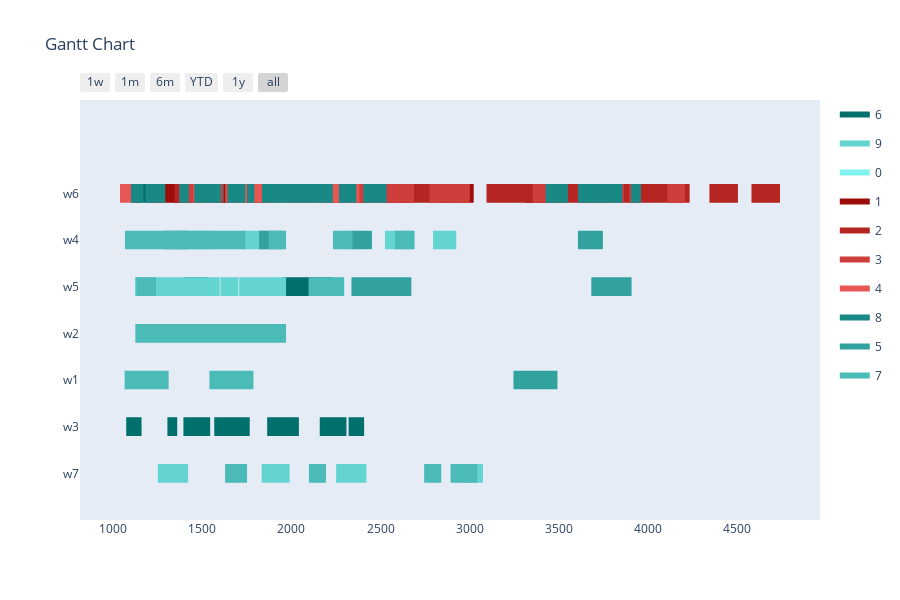

Source (notebook cell):
### Markdown cell above
Config 3 - Only valid mutations for time slots

### Code cell
optimizer = BaseGA(env)
optimizer.configure('tardiness', 'twopointcrossover', 'roulettewheel', 'onlyfeasibletimeslot')
last_time_slot = 0
for order in orders:
    if order[1] > last_time_slot:
        last_time_slot = order[1]
# all parameters after offspring_amount are optional (in this case -> verbose=True)
result, best_fitness_history, average_fitness_history, best_generation_history, feasible_gen = optimizer.optimize(orders, max_generations, earliest_time_slot, last_time_slot, population_size, offspring_amount, verbose=True)
workstation_assignments = reformat_result(result, orders, env)
visualize(workstation_assignments, best_fitness_history, average_fitness_history, best_generation_history, feasible_gen)

### Figure 1 — Plotly figure (JSON) as saved in the notebook; plotly's stock layout.template omitted (floating-point values rounded to 4 significant figures; data arrays with more than 128 entries replaced by an {"elided": "..."} marker saying what was removed)
{"data": [{"fill": "toself", "fillcolor": "rgb(0, 112, 109)", "hoverinfo": "name", "legendgroup": "rgb(0, 112, 109)", "mode": "none", "name": "6", "type": "scatter", "x": [1161, 1266, 1266, 1161, 1161, 656, 806, 806, 656, 656, 1359, 1452, 1452, 1359, 1359, 1124, 1219, 1219, 1124, 1124, 694, 778, 778, 694, 694, 1567, 1672, 1672, 1567, 1567, 1338, 1488, 1488, 1338, 1338, 2281, 2365, 2365, 2281, 2281, 1947, 2087, 2087, 1947, 1947, 1397, 1537, 1537, 1397, 1397, 2079, 2219, 2219, 2079, 2079, 1422, 1488, 1488, 1422, 1422, 1567, 1745, 1745, 1567, 1567, 1588, 1766, 1766, 1588, 1588, 1304, 1359, 1359, 1304, 1304, 1394, 1544, 1544, 1394, 1394, 1864, 2042, 2042, 1864, 1864, 1073, 1159, 1159, 1073, 1073, 2159, 2309, 2309, 2159, 2159, 787, 863, 863, 787, 787, 2321, 2408, 2408, 2321], "y": [5.8, 5.8, 6.2, 6.2, null, 5.8, 5.8, 6.2, 6.2, null, 5.8, 5.8, 6.2, 6.2, null, 5.8, 5.8, 6.2, 6.2, null, 5.8, 5.8, 6.2, 6.2, null, 5.8, 5.8, 6.2, 6.2, null, 5.8, 5.8, 6.2, 6.2, null, 5.8, 5.8, 6.2, 6.2, null, 3.8, 3.8, 4.2, 4.2, null, 3.8, 3.8, 4.2, 4.2, null, 3.8, 3.8, 4.2, 4.2, null, 0.8, 0.8, 1.2, 1.2, null, 0.8, 0.8, 1.2, 1.2, null, 0.8, 0.8, 1.2, 1.2, null, 0.8, 0.8, 1.2, 1.2, null, 0.8, 0.8, 1.2, 1.2, null, 0.8, 0.8, 1.2, 1.2, null, 0.8, 0.8, 1.2, 1.2, null, 0.8, 0.8, 1.2, 1.2, null, 0.8, 0.8, 1.2, 1.2, null, 0.8, 0.8, 1.2, 1.2]}, {"fill": "toself", "fillcolor": "rgb(100, 212, 209)", "hoverinfo": "name", "legendgroup": "rgb(100, 212, 209)", "mode": "none", "name": "9", "type": "scatter", "x": [1417, 1527, 1527, 1417, 1417, 1447, 1567, 1567, 1447, 1447, 1734, 1844, 1844, 1734, 1734, 2525, 2665, 2665, 2525, 2525, 826, 956, 956, 826, 826, 1747, 1857, 1857, 1747, 1747, 2795, 2925, 2925, 2795, 2795, 1371, 1501, 1501, 1371, 1371, 888, 998, 998, 888, 888, 1602, 1707, 1707, 1602, 1602, 1598, 1703, 1703, 1598, 1598, 922, 1122, 1122, 922, 922, 393, 525, 525, 393, 393, 1833, 1956, 1956, 1833, 1833, 1867, 1990, 1990, 1867, 1867, 2251, 2421, 2421, 2251, 2251, 1250, 1420, 1420, 1250, 1250, 2952, 3075, 3075, 2952], "y": [4.8, 4.8, 5.2, 5.2, null, 4.8, 4.8, 5.2, 5.2, null, 4.8, 4.8, 5.2, 5.2, null, 4.8, 4.8, 5.2, 5.2, null, 4.8, 4.8, 5.2, 5.2, null, 4.8, 4.8, 5.2, 5.2, null, 4.8, 4.8, 5.2, 5.2, null, 4.8, 4.8, 5.2, 5.2, null, 3.8, 3.8, 4.2, 4.2, null, 3.8, 3.8, 4.2, 4.2, null, 3.8, 3.8, 4.2, 4.2, null, 3.8, 3.8, 4.2, 4.2, null, 2.8, 2.8, 3.2, 3.2, null, -0.2, -0.2, 0.2, 0.2, null, -0.2, -0.2, 0.2, 0.2, null, -0.2, -0.2, 0.2, 0.2, null, -0.2, -0.2, 0.2, 0.2, null, -0.2, -0.2, 0.2, 0.2]}, {"fill": "toself", "fillcolor": "rgb(131, 243, 240)", "hoverinfo": "name", "legendgroup": "rgb(131, 243, 240)", "mode": "none", "name": "0", "type": "scatter", "x": [326, 392, 392, 326, 326, 328, 473, 473, 328, 328, 350, 486, 486, 350, 350, 208, 458, 458, 208, 208, 265, 410, 410, 265, 265, 288, 424, 424, 288, 288, 219, 355, 355, 219, 219, 463, 559, 559, 463, 463, 293, 543, 543, 293, 293, 435, 608, 608, 435, 435, 202, 344, 344, 202, 202, 282, 424, 424, 282, 282, 272, 436, 436, 272, 272, 309, 534, 534, 309, 309, 276, 490, 490, 276], "y": [5.8, 5.8, 6.2, 6.2, null, 5.8, 5.8, 6.2, 6.2, null, 5.8, 5.8, 6.2, 6.2, null, 5.8, 5.8, 6.2, 6.2, null, 5.8, 5.8, 6.2, 6.2, null, 5.8, 5.8, 6.2, 6.2, null, 5.8, 5.8, 6.2, 6.2, null, 5.8, 5.8, 6.2, 6.2, null, 5.8, 5.8, 6.2, 6.2, null, 5.8, 5.8, 6.2, 6.2, null, 5.8, 5.8, 6.2, 6.2, null, 5.8, 5.8, 6.2, 6.2, null, 5.8, 5.8, 6.2, 6.2, null, 5.8, 5.8, 6.2, 6.2, null, 5.8, 5.8, 6.2, 6.2]}, {"fill": "toself", "fillcolor": "rgb(156, 12, 9)", "hoverinfo": "name", "legendgroup": "rgb(156, 12, 9)", "mode": "none", "name": "1", "type": "scatter", "x": [605, 725, 725, 605, 605, 946, 1156, 1156, 946, 946, 3314, 3444, 3444, 3314, 3314, 1807, 1907, 1907, 1807, 1807, 2272, 2377, 2377, 2272, 2272, 3432, 3532, 3532, 3432, 3432, 2893, 3023, 3023, 2893, 2893, 3647, 3780, 3780, 3647, 3647, 2837, 2970, 2970, 2837, 2837, 1708, 1823, 1823, 1708, 1708, 1423, 1523, 1523, 1423, 1423, 1475, 1685, 1685, 1475, 1475, 273, 388, 388, 273, 273, 251, 356, 356, 251, 251, 1993, 2085, 2085, 1993, 1993, 1130, 1218, 1218, 1130, 1130, 1761, 2001, 2001, 1761, 1761, 2395, 2483, 2483, 2395, 2395, 1753, 1873, 1873, 1753, 1753, 274, 466, 466, 274, 274, 2416, 2656, 2656, 2416, 2416, 2329, 2434, 2434, 2329, 2329, 1450, 1690, 1690, 1450], "y": [5.8, 5.8, 6.2, 6.2, null, 5.8, 5.8, 6.2, 6.2, null, 5.8, 5.8, 6.2, 6.2, null, 5.8, 5.8, 6.2, 6.2, null, 5.8, 5.8, 6.2, 6.2, null, 5.8, 5.8, 6.2, 6.2, null, 5.8, 5.8, 6.2, 6.2, null, 5.8, 5.8, 6.2, 6.2, null, 5.8, 5.8, 6.2, 6.2, null, 5.8, 5.8, 6.2, 6.2, null, 5.8, 5.8, 6.2, 6.2, null, 5.8, 5.8, 6.2, 6.2, null, 5.8, 5.8, 6.2, 6.2, null, 5.8, 5.8, 6.2, 6.2, null, 5.8, 5.8, 6.2, 6.2, null, 5.8, 5.8, 6.2, 6.2, null, 5.8, 5.8, 6.2, 6.2, null, 5.8, 5.8, 6.2, 6.2, null, 5.8, 5.8, 6.2, 6.2, null, 5.8, 5.8, 6.2, 6.2, null, 5.8, 5.8, 6.2, 6.2, null, 5.8, 5.8, 6.2, 6.2, null, 5.8, 5.8, 6.2, 6.2]}, {"fill": "toself", "fillcolor": "rgb(181, 37, 34)", "hoverinfo": "name", "legendgroup": "rgb(181, 37, 34)", "mode": "none", "name": "2", "type": "scatter", "x": {"elided": "134 int values"}, "y": {"elided": "134 float values"}}, {"fill": "toself", "fillcolor": "rgb(206, 62, 59)", "hoverinfo": "name", "legendgroup": "rgb(206, 62, 59)", "mode": "none", "name": "3", "type": "scatter", "x": [2584, 2671, 2671, 2584, 2584, 1627, 1724, 1724, 1627, 1627, 776, 901, 901, 776, 776, 2775, 2955, 2955, 2775, 2775, 2152, 2275, 2275, 2152, 2152, 2500, 2615, 2615, 2500, 2500, 3612, 3772, 3772, 3612, 3612, 3692, 3788, 3788, 3692, 3692, 2811, 3001, 3001, 2811, 2811, 3681, 3866, 3866, 3681, 3681, 2498, 2688, 2688, 2498, 2498, 1204, 1291, 1291, 1204, 1204, 2135, 2295, 2295, 2135, 2135, 1557, 1619, 1619, 1557, 1557, 3354, 3477, 3477, 3354, 3354, 3896, 3952, 3952, 3896, 3896, 3398, 3518, 3518, 3398, 3398, 627, 683, 683, 627, 627, 2348, 2435, 2435, 2348, 2348, 1370, 1555, 1555, 1370, 1370, 419, 539, 539, 419, 419, 3649, 3705, 3705, 3649, 3649, 4109, 4209, 4209, 4109], "y": [5.8, 5.8, 6.2, 6.2, null, 5.8, 5.8, 6.2, 6.2, null, 5.8, 5.8, 6.2, 6.2, null, 5.8, 5.8, 6.2, 6.2, null, 5.8, 5.8, 6.2, 6.2, null, 5.8, 5.8, 6.2, 6.2, null, 5.8, 5.8, 6.2, 6.2, null, 5.8, 5.8, 6.2, 6.2, null, 5.8, 5.8, 6.2, 6.2, null, 5.8, 5.8, 6.2, 6.2, null, 5.8, 5.8, 6.2, 6.2, null, 5.8, 5.8, 6.2, 6.2, null, 5.8, 5.8, 6.2, 6.2, null, 5.8, 5.8, 6.2, 6.2, null, 5.8, 5.8, 6.2, 6.2, null, 5.8, 5.8, 6.2, 6.2, null, 5.8, 5.8, 6.2, 6.2, null, 5.8, 5.8, 6.2, 6.2, null, 5.8, 5.8, 6.2, 6.2, null, 5.8, 5.8, 6.2, 6.2, null, 5.8, 5.8, 6.2, 6.2, null, 5.8, 5.8, 6.2, 6.2, null, 5.8, 5.8, 6.2, 6.2]}, {"fill": "toself", "fillcolor": "rgb(231, 87, 84)", "hoverinfo": "name", "legendgroup": "rgb(231, 87, 84)", "mode": "none", "name": "4", "type": "scatter", "x": [1866, 2116, 2116, 1866, 1866, 2167, 2381, 2381, 2167, 2167, 1126, 1281, 1281, 1126, 1126, 2184, 2348, 2348, 2184, 2184, 1979, 2144, 2144, 1979, 1979, 1812, 1985, 1985, 1812, 1812, 1636, 1886, 1886, 1636, 1636, 1284, 1449, 1449, 1284, 1284, 2435, 2500, 2500, 2435, 2435, 962, 1038, 1038, 962, 962, 712, 926, 926, 712, 712, 1799, 1935, 1935, 1799, 1799, 1718, 1883, 1883, 1718, 1718, 1556, 1711, 1711, 1556, 1556, 225, 398, 398, 225], "y": [5.8, 5.8, 6.2, 6.2, null, 5.8, 5.8, 6.2, 6.2, null, 5.8, 5.8, 6.2, 6.2, null, 5.8, 5.8, 6.2, 6.2, null, 5.8, 5.8, 6.2, 6.2, null, 5.8, 5.8, 6.2, 6.2, null, 5.8, 5.8, 6.2, 6.2, null, 5.8, 5.8, 6.2, 6.2, null, 5.8, 5.8, 6.2, 6.2, null, 5.8, 5.8, 6.2, 6.2, null, 5.8, 5.8, 6.2, 6.2, null, 5.8, 5.8, 6.2, 6.2, null, 5.8, 5.8, 6.2, 6.2, null, 5.8, 5.8, 6.2, 6.2, null, 5.8, 5.8, 6.2, 6.2]}, {"fill": "toself", "fillcolor": "rgb(25, 137, 134)", "hoverinfo": "name", "legendgroup": "rgb(25, 137, 134)", "mode": "none", "name": "8", "type": "scatter", "x": [2117, 2232, 2232, 2117, 2117, 1835, 1932, 1932, 1835, 1835, 232, 362, 362, 232, 232, 1181, 1371, 1371, 1181, 1181, 1499, 1614, 1614, 1499, 1499, 940, 1100, 1100, 940, 940, 1455, 1511, 1511, 1455, 1455, 1169, 1292, 1292, 1169, 1169, 3906, 3962, 3962, 3906, 3906, 1864, 1920, 1920, 1864, 1864, 2074, 2194, 2194, 2074, 2074, 3737, 3857, 3857, 3737, 3737, 3609, 3769, 3769, 3609, 3609, 1792, 1982, 1982, 1792, 1792, 1424, 1604, 1604, 1424, 1424, 3427, 3552, 3552, 3427, 3427, 1618, 1741, 1741, 1618, 1618, 2267, 2364, 2364, 2267, 2267, 2404, 2534, 2534, 2404, 2404, 1884, 2074, 2074, 1884, 1884, 430, 486, 486, 430, 430, 1934, 2084, 2084, 1934, 1934, 1641, 1751, 1751, 1641], "y": [5.8, 5.8, 6.2, 6.2, null, 5.8, 5.8, 6.2, 6.2, null, 5.8, 5.8, 6.2, 6.2, null, 5.8, 5.8, 6.2, 6.2, null, 5.8, 5.8, 6.2, 6.2, null, 5.8, 5.8, 6.2, 6.2, null, 5.8, 5.8, 6.2, 6.2, null, 5.8, 5.8, 6.2, 6.2, null, 5.8, 5.8, 6.2, 6.2, null, 5.8, 5.8, 6.2, 6.2, null, 5.8, 5.8, 6.2, 6.2, null, 5.8, 5.8, 6.2, 6.2, null, 5.8, 5.8, 6.2, 6.2, null, 5.8, 5.8, 6.2, 6.2, null, 5.8, 5.8, 6.2, 6.2, null, 5.8, 5.8, 6.2, 6.2, null, 5.8, 5.8, 6.2, 6.2, null, 5.8, 5.8, 6.2, 6.2, null, 5.8, 5.8, 6.2, 6.2, null, 5.8, 5.8, 6.2, 6.2, null, 5.8, 5.8, 6.2, 6.2, null, 5.8, 5.8, 6.2, 6.2, null, 5.8, 5.8, 6.2, 6.2]}, {"fill": "toself", "fillcolor": "rgb(50, 162, 159)", "hoverinfo": "name", "legendgroup": "rgb(50, 162, 159)", "mode": "none", "name": "5", "type": "scatter", "x": [3608, 3748, 3748, 3608, 3608, 1819, 1949, 1949, 1819, 1819, 476, 586, 586, 476, 476, 676, 786, 786, 676, 676, 222, 352, 352, 222, 222, 2332, 2452, 2452, 2332, 2332, 1282, 1412, 1412, 1282, 1282, 2337, 2457, 2457, 2337, 2337, 3683, 3803, 3803, 3683, 3683, 2121, 2241, 2241, 2121, 2121, 2563, 2673, 2673, 2563, 2563, 2449, 2569, 2569, 2449, 2449, 2430, 2535, 2535, 2430, 2430, 3709, 3909, 3909, 3709, 3709, 244, 467, 467, 244, 244, 316, 448, 448, 316, 316, 3246, 3493, 3493, 3246, 3246, 462, 709, 709, 462], "y": [4.8, 4.8, 5.2, 5.2, null, 4.8, 4.8, 5.2, 5.2, null, 4.8, 4.8, 5.2, 5.2, null, 4.8, 4.8, 5.2, 5.2, null, 4.8, 4.8, 5.2, 5.2, null, 4.8, 4.8, 5.2, 5.2, null, 4.8, 4.8, 5.2, 5.2, null, 3.8, 3.8, 4.2, 4.2, null, 3.8, 3.8, 4.2, 4.2, null, 3.8, 3.8, 4.2, 4.2, null, 3.8, 3.8, 4.2, 4.2, null, 3.8, 3.8, 4.2, 4.2, null, 3.8, 3.8, 4.2, 4.2, null, 3.8, 3.8, 4.2, 4.2, null, 2.8, 2.8, 3.2, 3.2, null, 2.8, 2.8, 3.2, 3.2, null, 1.8, 1.8, 2.2, 2.2, null, 1.8, 1.8, 2.2, 2.2]}, {"fill": "toself", "fillcolor": "rgb(75, 187, 184)", "hoverinfo": "name", "legendgroup": "rgb(75, 187, 184)", "mode": "none", "name": "7", "type": "scatter", "x": [2581, 2691, 2691, 2581, 2581, 2233, 2343, 2343, 2233, 2233, 936, 1066, 1066, 936, 936, 1742, 1872, 1872, 1742, 1742, 308, 418, 418, 308, 308, 229, 339, 339, 229, 229, 532, 652, 652, 532, 532, 425, 545, 545, 425, 425, 2096, 2296, 2296, 2096, 2096, 1130, 1240, 1240, 1130, 1130, 901, 1124, 1124, 901, 901, 1064, 1311, 1311, 1064, 1064, 1540, 1787, 1787, 1540, 1540, 2745, 2841, 2841, 2745, 2745, 2896, 2992, 2992, 2896, 2896, 2893, 3043, 3043, 2893, 2893, 1628, 1751, 1751, 1628, 1628, 2098, 2194, 2194, 2098], "y": [4.8, 4.8, 5.2, 5.2, null, 4.8, 4.8, 5.2, 5.2, null, 4.8, 4.8, 5.2, 5.2, null, 4.8, 4.8, 5.2, 5.2, null, 4.8, 4.8, 5.2, 5.2, null, 4.8, 4.8, 5.2, 5.2, null, 4.8, 4.8, 5.2, 5.2, null, 4.8, 4.8, 5.2, 5.2, null, 3.8, 3.8, 4.2, 4.2, null, 3.8, 3.8, 4.2, 4.2, null, 2.8, 2.8, 3.2, 3.2, null, 1.8, 1.8, 2.2, 2.2, null, 1.8, 1.8, 2.2, 2.2, null, -0.2, -0.2, 0.2, 0.2, null, -0.2, -0.2, 0.2, 0.2, null, -0.2, -0.2, 0.2, 0.2, null, -0.2, -0.2, 0.2, 0.2, null, -0.2, -0.2, 0.2, 0.2]}, {"legendgroup": "rgb(0, 112, 109)", "marker": {"color": "rgb(0, 112, 109)", "opacity": 0, "size": 1}, "mode": "markers", "name": "", "showlegend": false, "text": [null, null, null, null, null, null, null, null, null, null, null, null, null, null, null, null, null, null, null, null, null, null, null, null, null, null, null, null, null, null, null, null, null, null, null, null, null, null, null, null, null, null], "type": "scatter", "x": [1161, 1266, 656, 806, 1359, 1452, 1124, 1219, 694, 778, 1567, 1672, 1338, 1488, 2281, 2365, 1947, 2087, 1397, 1537, 2079, 2219, 1422, 1488, 1567, 1745, 1588, 1766, 1304, 1359, 1394, 1544, 1864, 2042, 1073, 1159, 2159, 2309, 787, 863, 2321, 2408], "y": [6, 6, 6, 6, 6, 6, 6, 6, 6, 6, 6, 6, 6, 6, 6, 6, 4, 4, 4, 4, 4, 4, 1, 1, 1, 1, 1, 1, 1, 1, 1, 1, 1, 1, 1, 1, 1, 1, 1, 1, 1, 1]}, {"legendgroup": "rgb(100, 212, 209)", "marker": {"color": "rgb(100, 212, 209)", "opacity": 0, "size": 1}, "mode": "markers", "name": "", "showlegend": false, "text": [null, null, null, null, null, null, null, null, null, null, null, null, null, null, null, null, null, null, null, null, null, null, null, null, null, null, null, null, null, null, null, null, null, null, null, null], "type": "scatter", "x": [1417, 1527, 1447, 1567, 1734, 1844, 2525, 2665, 826, 956, 1747, 1857, 2795, 2925, 1371, 1501, 888, 998, 1602, 1707, 1598, 1703, 922, 1122, 393, 525, 1833, 1956, 1867, 1990, 2251, 2421, 1250, 1420, 2952, 3075], "y": [5, 5, 5, 5, 5, 5, 5, 5, 5, 5, 5, 5, 5, 5, 5, 5, 4, 4, 4, 4, 4, 4, 4, 4, 3, 3, 0, 0, 0, 0, 0, 0, 0, 0, 0, 0]}, {"legendgroup": "rgb(131, 243, 240)", "marker": {"color": "rgb(131, 243, 240)", "opacity": 0, "size": 1}, "mode": "markers", "name": "", "showlegend": false, "text": [null, null, null, null, null, null, null, null, null, null, null, null, null, null, null, null, null, null, null, null, null, null, null, null, null, null, null, null, null, null], "type": "scatter", "x": [326, 392, 328, 473, 350, 486, 208, 458, 265, 410, 288, 424, 219, 355, 463, 559, 293, 543, 435, 608, 202, 344, 282, 424, 272, 436, 309, 534, 276, 490], "y": [6, 6, 6, 6, 6, 6, 6, 6, 6, 6, 6, 6, 6, 6, 6, 6, 6, 6, 6, 6, 6, 6, 6, 6, 6, 6, 6, 6, 6, 6]}, {"legendgroup": "rgb(156, 12, 9)", "marker": {"color": "rgb(156, 12, 9)", "opacity": 0, "size": 1}, "mode": "markers", "name": "", "showlegend": false, "text": [null, null, null, null, null, null, null, null, null, null, null, null, null, null, null, null, null, null, null, null, null, null, null, null, null, null, null, null, null, null, null, null, null, null, null, null, null, null, null, null, null, null, null, null, null, null], "type": "scatter", "x": [605, 725, 946, 1156, 3314, 3444, 1807, 1907, 2272, 2377, 3432, 3532, 2893, 3023, 3647, 3780, 2837, 2970, 1708, 1823, 1423, 1523, 1475, 1685, 273, 388, 251, 356, 1993, 2085, 1130, 1218, 1761, 2001, 2395, 2483, 1753, 1873, 274, 466, 2416, 2656, 2329, 2434, 1450, 1690], "y": [6, 6, 6, 6, 6, 6, 6, 6, 6, 6, 6, 6, 6, 6, 6, 6, 6, 6, 6, 6, 6, 6, 6, 6, 6, 6, 6, 6, 6, 6, 6, 6, 6, 6, 6, 6, 6, 6, 6, 6, 6, 6, 6, 6, 6, 6]}, {"legendgroup": "rgb(181, 37, 34)", "marker": {"color": "rgb(181, 37, 34)", "opacity": 0, "size": 1}, "mode": "markers", "name": "", "showlegend": false, "text": [null, null, null, null, null, null, null, null, null, null, null, null, null, null, null, null, null, null, null, null, null, null, null, null, null, null, null, null, null, null, null, null, null, null, null, null, null, null, null, null, null, null, null, null, null, null, null, null, null, null, null, null, null, null], "type": "scatter", "x": [2346, 2511, 4040, 4185, 3095, 3210, 1998, 2124, 4025, 4235, 3796, 3926, 3549, 3709, 1736, 1891, 3185, 3305, 716, 836, 4111, 4221, 352, 440, 2611, 2766, 2607, 2727, 3259, 3404, 2193, 2308, 4582, 4742, 3931, 4027, 1344, 1474, 1724, 1839, 2745, 2832, 4346, 4506, 2701, 2858, 2785, 2905, 3810, 3988, 3484, 3608, 2299, 2409], "y": [6, 6, 6, 6, 6, 6, 6, 6, 6, 6, 6, 6, 6, 6, 6, 6, 6, 6, 6, 6, 6, 6, 6, 6, 6, 6, 6, 6, 6, 6, 6, 6, 6, 6, 6, 6, 6, 6, 6, 6, 6, 6, 6, 6, 6, 6, 6, 6, 6, 6, 6, 6, 6, 6]}, {"legendgroup": "rgb(206, 62, 59)", "marker": {"color": "rgb(206, 62, 59)", "opacity": 0, "size": 1}, "mode": "markers", "name": "", "showlegend": false, "text": [null, null, null, null, null, null, null, null, null, null, null, null, null, null, null, null, null, null, null, null, null, null, null, null, null, null, null, null, null, null, null, null, null, null, null, null, null, null, null, null, null, null, null, null, null, null], "type": "scatter", "x": [2584, 2671, 1627, 1724, 776, 901, 2775, 2955, 2152, 2275, 2500, 2615, 3612, 3772, 3692, 3788, 2811, 3001, 3681, 3866, 2498, 2688, 1204, 1291, 2135, 2295, 1557, 1619, 3354, 3477, 3896, 3952, 3398, 3518, 627, 683, 2348, 2435, 1370, 1555, 419, 539, 3649, 3705, 4109, 4209], "y": [6, 6, 6, 6, 6, 6, 6, 6, 6, 6, 6, 6, 6, 6, 6, 6, 6, 6, 6, 6, 6, 6, 6, 6, 6, 6, 6, 6, 6, 6, 6, 6, 6, 6, 6, 6, 6, 6, 6, 6, 6, 6, 6, 6, 6, 6]}, {"legendgroup": "rgb(231, 87, 84)", "marker": {"color": "rgb(231, 87, 84)", "opacity": 0, "size": 1}, "mode": "markers", "name": "", "showlegend": false, "text": [null, null, null, null, null, null, null, null, null, null, null, null, null, null, null, null, null, null, null, null, null, null, null, null, null, null, null, null, null, null], "type": "scatter", "x": [1866, 2116, 2167, 2381, 1126, 1281, 2184, 2348, 1979, 2144, 1812, 1985, 1636, 1886, 1284, 1449, 2435, 2500, 962, 1038, 712, 926, 1799, 1935, 1718, 1883, 1556, 1711, 225, 398], "y": [6, 6, 6, 6, 6, 6, 6, 6, 6, 6, 6, 6, 6, 6, 6, 6, 6, 6, 6, 6, 6, 6, 6, 6, 6, 6, 6, 6, 6, 6]}, {"legendgroup": "rgb(25, 137, 134)", "marker": {"color": "rgb(25, 137, 134)", "opacity": 0, "size": 1}, "mode": "markers", "name": "", "showlegend": false, "text": [null, null, null, null, null, null, null, null, null, null, null, null, null, null, null, null, null, null, null, null, null, null, null, null, null, null, null, null, null, null, null, null, null, null, null, null, null, null, null, null, null, null, null, null, null, null], "type": "scatter", "x": [2117, 2232, 1835, 1932, 232, 362, 1181, 1371, 1499, 1614, 940, 1100, 1455, 1511, 1169, 1292, 3906, 3962, 1864, 1920, 2074, 2194, 3737, 3857, 3609, 3769, 1792, 1982, 1424, 1604, 3427, 3552, 1618, 1741, 2267, 2364, 2404, 2534, 1884, 2074, 430, 486, 1934, 2084, 1641, 1751], "y": [6, 6, 6, 6, 6, 6, 6, 6, 6, 6, 6, 6, 6, 6, 6, 6, 6, 6, 6, 6, 6, 6, 6, 6, 6, 6, 6, 6, 6, 6, 6, 6, 6, 6, 6, 6, 6, 6, 6, 6, 6, 6, 6, 6, 6, 6]}, {"legendgroup": "rgb(50, 162, 159)", "marker": {"color": "rgb(50, 162, 159)", "opacity": 0, "size": 1}, "mode": "markers", "name": "", "showlegend": false, "text": [null, null, null, null, null, null, null, null, null, null, null, null, null, null, null, null, null, null, null, null, null, null, null, null, null, null, null, null, null, null, null, null, null, null, null, null], "type": "scatter", "x": [3608, 3748, 1819, 1949, 476, 586, 676, 786, 222, 352, 2332, 2452, 1282, 1412, 2337, 2457, 3683, 3803, 2121, 2241, 2563, 2673, 2449, 2569, 2430, 2535, 3709, 3909, 244, 467, 316, 448, 3246, 3493, 462, 709], "y": [5, 5, 5, 5, 5, 5, 5, 5, 5, 5, 5, 5, 5, 5, 4, 4, 4, 4, 4, 4, 4, 4, 4, 4, 4, 4, 4, 4, 3, 3, 3, 3, 2, 2, 2, 2]}, {"legendgroup": "rgb(75, 187, 184)", "marker": {"color": "rgb(75, 187, 184)", "opacity": 0, "size": 1}, "mode": "markers", "name": "", "showlegend": false, "text": [null, null, null, null, null, null, null, null, null, null, null, null, null, null, null, null, null, null, null, null, null, null, null, null, null, null, null, null, null, null, null, null, null, null, null, null], "type": "scatter", "x": [2581, 2691, 2233, 2343, 936, 1066, 1742, 1872, 308, 418, 229, 339, 532, 652, 425, 545, 2096, 2296, 1130, 1240, 901, 1124, 1064, 1311, 1540, 1787, 2745, 2841, 2896, 2992, 2893, 3043, 1628, 1751, 2098, 2194], "y": [5, 5, 5, 5, 5, 5, 5, 5, 5, 5, 5, 5, 5, 5, 5, 5, 4, 4, 4, 4, 3, 3, 2, 2, 2, 2, 0, 0, 0, 0, 0, 0, 0, 0, 0, 0]}], "layout": {"height": 600, "hovermode": "closest", "showlegend": true, "title": {"text": "Gantt Chart"}, "xaxis": {"rangeselector": {"buttons": [{"count": 7, "label": "1w", "step": "day", "stepmode": "backward"}, {"count": 1, "label": "1m", "step": "month", "stepmode": "backward"}, {"count": 6, "label": "6m", "step": "month", "stepmode": "backward"}, {"count": 1, "label": "YTD", "step": "year", "stepmode": "todate"}, {"count": 1, "label": "1y", "step": "year", "stepmode": "backward"}, {"step": "all"}]}, "showgrid": false, "type": "date", "zeroline": false}, "yaxis": {"autorange": false, "range": [-1, 8], "showgrid": false, "ticktext": ["w7", "w3", "w1", "w2", "w5", "w4", "w6"], "tickvals": [0, 1, 2, 3, 4, 5, 6], "zeroline": false}}}
